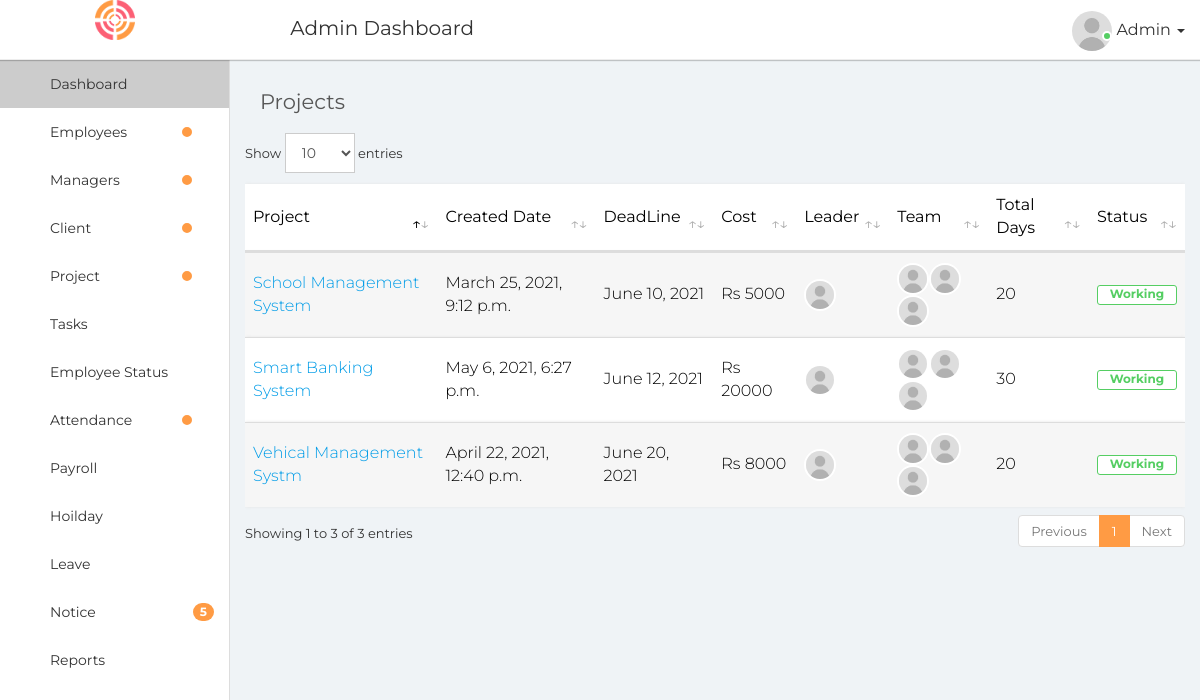
Page /adminDashboard/projectRequest on the committed database.
### EMS/models.py (models this page shows, shortened)
class clientProject(models.Model):
    projectId = models.IntegerField(primary_key=True)
    clientId = models.IntegerField()
    managerId = models.CharField(max_length=20,null=True)
    projectName = models.CharField(max_length=20, null=True)
    projectDescription = models.CharField(max_length=60)
    totalDays = models.IntegerField()
    otherDays = models.IntegerField(null=True)
    createdDate = models.DateTimeField(default=datetime.now, blank=True)
    status = models.CharField(max_length=20, null=True)
    deadlineDate = models.DateField(null=True)
    fileUpload1 = models.FileField(upload_to='documents', null=True)
    fileUpload2 = models.FileField(upload_to='documents',null=True)
    cost = models.IntegerField(null=True)

class Manager(models.Model):
    fname = models.CharField(max_length=20)
    lname = models.CharField(max_length=20)
    contact = models.IntegerField()
    gender = models.CharField(max_length=20)
    dob=models.DateField()
    address=models.CharField(max_length=30)
    state=models.CharField(max_length=20)
    bloodGroup=models.CharField(max_length=20)
    joinDate=models.DateField(null=True)
    salary = models.IntegerField(null=True, default=30000)
    leave = models.IntegerField(null=True, default=14)
    qualification=models.CharField(max_length=30)
    activation_Date = models.DateTimeField(null=True)
    deactivation_Date = models.DateTimeField(null=True)
    account = models.CharField(max_length=20, default="Deactive")
    emailId=models.EmailField()
    password=models.CharField(max_length=20)
    about = models.CharField(max_length=40, null=True)
    managerCode = models.CharField(primary_key=True, editable=False, max_length=10, unique=True, default="None")
    image = models.ImageField(upload_to='images/', null=True)
    resume = models.FileField(upload_to='documents',null=True)

class Employee(models.Model):
    fname = models.CharField(max_length=20)
    lname = models.CharField(max_length=20)
    contact = models.IntegerField()
    gender = models.CharField(max_length=20)
    dob=models.DateField()
    address=models.CharField(max_length=30)
    state=models.CharField(max_length=20)
    bloodGroup=models.CharField(max_length=20)
    managerName=models.CharField(max_length=30,null=True)
    managerId = models.CharField(max_length=20, null=True)
    joinDate=models.DateField(null=True)
    salary=models.IntegerField(null=True, default=30000)
    leave=models.IntegerField(null=True, default=14)
    qualification=models.CharField(max_length=30)
    activation_Date = models.DateTimeField(null=True)
    deactivation_Date = models.DateTimeField(null=True)
    account = models.CharField(max_length=20, default="Deactive")
    emailId=models.EmailField()
    password=models.CharField(max_length=20)
    resume = models.FileField(upload_to='documents', null=True)
    about = models.CharField(max_length=40, null=True)
    image =models.ImageField(upload_to='images/', null=True)
    empCode = models.CharField(primary_key=True, editable=False, max_length=10, unique=True,default="None")

### EMS/views.py (the view)
# urls.py: path('adminDashboard/projectRequest', views.projectRequest, name="projectRequest"),
def projectRequest(request):
    p = clientProject.objects.filter(status='Working')
    m = p[0].managerId
    mng = Manager.objects.filter(managerCode=m)
    emp = Employee.objects.filter(managerId=m)
    c = p[0].clientId
    clt = client.objects.filter(clientId=c)
    return render(request, "adminDashboard/projectRequest.html", {'p': p, 'clt': clt, 'mng': mng, 'emp': emp})

### EMS/templates/adminDashboard/projectRequest.html
{% extends 'adminDashboard/base.html' %}
{% load static %}
{% block content %}
   <div class="page-wrapper">
                <div class="content container-fluid">
					<div class="row">
						<div class="col-sm-4">
							<h4 class="page-title">Projects</h4>
						</div>
					<div class="row">
						<div class="col-md-12">
							<div class="table-responsive">
								<table class="table table-striped custom-table datatable">
									<thead>
										<tr>
											<th>Project</th>
											<th>Created Date</th>
											<th>DeadLine</th>
											<th>Cost</th>
											<th>Leader</th>
											<th>Team</th>
											<th>Total Days</th>
											<th>Status</th>
										</tr>
									</thead>
									<tbody>
									<tr>
										{% if p %}
										{% for i in  p %}
										<td><a href="{% url 'projectView' pk=i.projectId %}">{{i.projectName}} </a></td>
										<td>{{i.createdDate}}</td>
										<td>{{i.deadlineDate}}</td>
										<td>Rs {{i.cost}}</td>
										<td>
											{% for k in mng%}
											<ul class="team-members">
													<li>
														<a href="#" data-toggle="tooltip" title="Team Leader"><img src="{% static 'adminStatic/assets/img/user.jpg' %}" alt="Jeffery Lalor"></a>
													</li>
											</ul>
										</td>
											{% endfor %}
										<td>
											{% for p in emp%}
											<ul class="team-members">
													<li>
														<a href="#" data-toggle="tooltip" title="Team Members"><img src="{% static 'adminStatic/assets/img/user.jpg' %}" alt="Jeffery Lalor"></a>
													</li>
																<li>
														<a href="#" data-toggle="tooltip" title="Team Members"><img src="{% static 'adminStatic/assets/img/user.jpg' %}" alt="Jeffery Lalor"></a>
													</li>
													<li>
														<a href="#" data-toggle="tooltip" title="Team Members"><img src="{% static 'adminStatic/assets/img/user.jpg' %}" alt="Jeffery Lalor"></a>
													</li>
											</ul>
											{% endfor %}
										</td>
										<td>{{i.totalDays}}</td>
										<td> <span class="label label-success-border">{{i.status}}</span></td>
									</tr>
									{% endfor %}
									{% endif %}
									</tbody>
								</table>
							</div>
						</div>
					</div>
                </div>
			</div>
        </div>
{% endblock %}

### rows in the picture
clientProject: projectName "School Management System", createdDate "March 25, 2021, 9:12 p.m.", deadlineDate "June 10, 2021", cost "5000", totalDays "20", status "Working"
clientProject: projectName "Vehical Management Systm", createdDate "April 22, 2021, 12:40 p.m.", deadlineDate "June 20, 2021", cost "8000", totalDays "20", status "Working"
clientProject: projectName "Smart Banking System", createdDate "May 6, 2021, 6:27 p.m.", deadlineDate "June 12, 2021", cost "20000", totalDays "30", status "Working"
